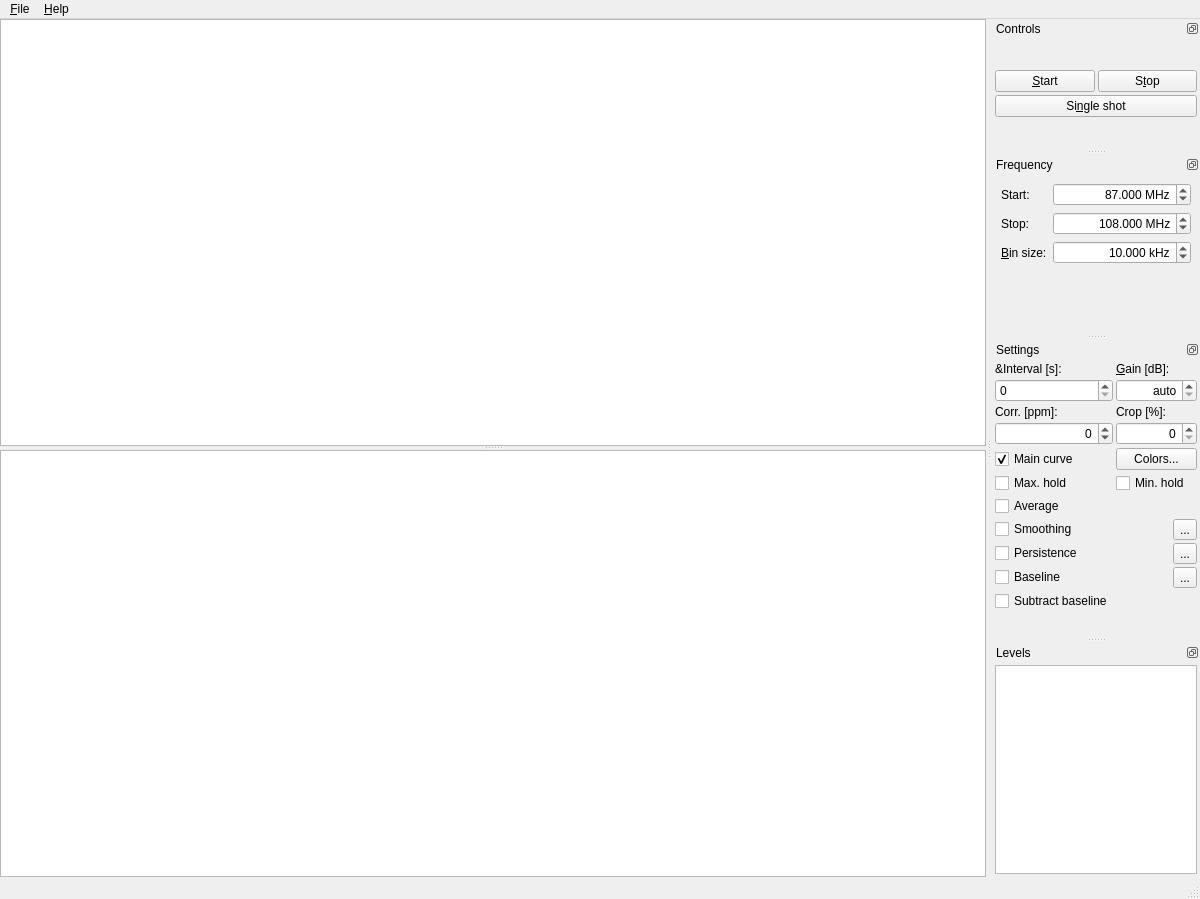
<?xml version="1.0" encoding="UTF-8"?>
<ui version="4.0">
 <class>QSpectrumAnalyzerMainWindow</class>
 <widget class="QMainWindow" name="QSpectrumAnalyzerMainWindow">
  <property name="geometry">
   <rect>
    <x>0</x>
    <y>0</y>
    <width>1200</width>
    <height>899</height>
   </rect>
  </property>
  <property name="windowTitle">
   <string>QSpectrumAnalyzer</string>
  </property>
  <widget class="QWidget" name="centralwidget">
   <layout class="QHBoxLayout" name="horizontalLayout">
    <property name="spacing">
     <number>0</number>
    </property>
    <property name="leftMargin">
     <number>0</number>
    </property>
    <property name="topMargin">
     <number>0</number>
    </property>
    <property name="rightMargin">
     <number>0</number>
    </property>
    <property name="bottomMargin">
     <number>0</number>
    </property>
    <item>
     <widget class="QSplitter" name="plotSplitter">
      <property name="sizePolicy">
       <sizepolicy hsizetype="Expanding" vsizetype="Expanding">
        <horstretch>0</horstretch>
        <verstretch>0</verstretch>
       </sizepolicy>
      </property>
      <property name="orientation">
       <enum>Qt::Vertical</enum>
      </property>
      <widget class="GraphicsLayoutWidget" name="mainPlotLayout">
       <property name="sizePolicy">
        <sizepolicy hsizetype="Expanding" vsizetype="Expanding">
         <horstretch>0</horstretch>
         <verstretch>0</verstretch>
        </sizepolicy>
       </property>
      </widget>
      <widget class="GraphicsLayoutWidget" name="waterfallPlotLayout">
       <property name="sizePolicy">
        <sizepolicy hsizetype="Expanding" vsizetype="Expanding">
         <horstretch>0</horstretch>
         <verstretch>0</verstretch>
        </sizepolicy>
       </property>
      </widget>
     </widget>
    </item>
   </layout>
  </widget>
  <widget class="QMenuBar" name="menubar">
   <property name="geometry">
    <rect>
     <x>0</x>
     <y>0</y>
     <width>1200</width>
     <height>30</height>
    </rect>
   </property>
   <widget class="QMenu" name="menu_File">
    <property name="title">
     <string>&amp;File</string>
    </property>
    <addaction name="action_Settings"/>
    <addaction name="separator"/>
    <addaction name="action_Quit"/>
   </widget>
   <widget class="QMenu" name="menu_Help">
    <property name="title">
     <string>&amp;Help</string>
    </property>
    <addaction name="action_About"/>
   </widget>
   <addaction name="menu_File"/>
   <addaction name="menu_Help"/>
  </widget>
  <widget class="QStatusBar" name="statusbar"/>
  <widget class="QDockWidget" name="controlsDockWidget">
   <property name="sizePolicy">
    <sizepolicy hsizetype="Preferred" vsizetype="Fixed">
     <horstretch>0</horstretch>
     <verstretch>0</verstretch>
    </sizepolicy>
   </property>
   <property name="minimumSize">
    <size>
     <width>190</width>
     <height>130</height>
    </size>
   </property>
   <property name="features">
    <set>QDockWidget::DockWidgetFloatable|QDockWidget::DockWidgetMovable</set>
   </property>
   <property name="windowTitle">
    <string>Controls</string>
   </property>
   <attribute name="dockWidgetArea">
    <number>2</number>
   </attribute>
   <widget class="QWidget" name="controlsDockWidgetContents">
    <property name="sizePolicy">
     <sizepolicy hsizetype="Preferred" vsizetype="Fixed">
      <horstretch>0</horstretch>
      <verstretch>0</verstretch>
     </sizepolicy>
    </property>
    <layout class="QGridLayout" name="gridLayout_2">
     <property name="leftMargin">
      <number>3</number>
     </property>
     <property name="topMargin">
      <number>3</number>
     </property>
     <property name="rightMargin">
      <number>3</number>
     </property>
     <property name="bottomMargin">
      <number>3</number>
     </property>
     <property name="spacing">
      <number>3</number>
     </property>
     <item row="1" column="0" colspan="2">
      <widget class="QPushButton" name="singleShotButton">
       <property name="text">
        <string>Si&amp;ngle shot</string>
       </property>
      </widget>
     </item>
     <item row="0" column="1">
      <widget class="QPushButton" name="stopButton">
       <property name="text">
        <string>S&amp;top</string>
       </property>
      </widget>
     </item>
     <item row="0" column="0">
      <widget class="QPushButton" name="startButton">
       <property name="text">
        <string>&amp;Start</string>
       </property>
      </widget>
     </item>
    </layout>
   </widget>
  </widget>
  <widget class="QDockWidget" name="frequencyDockWidget">
   <property name="sizePolicy">
    <sizepolicy hsizetype="Preferred" vsizetype="Minimum">
     <horstretch>0</horstretch>
     <verstretch>0</verstretch>
    </sizepolicy>
   </property>
   <property name="minimumSize">
    <size>
     <width>208</width>
     <height>166</height>
    </size>
   </property>
   <property name="features">
    <set>QDockWidget::DockWidgetFloatable|QDockWidget::DockWidgetMovable</set>
   </property>
   <property name="windowTitle">
    <string>Frequency</string>
   </property>
   <attribute name="dockWidgetArea">
    <number>2</number>
   </attribute>
   <widget class="QWidget" name="frequencyDockWidgetContents">
    <layout class="QFormLayout" name="formLayout">
     <property name="fieldGrowthPolicy">
      <enum>QFormLayout::ExpandingFieldsGrow</enum>
     </property>
     <item row="0" column="0">
      <widget class="QLabel" name="label_2">
       <property name="text">
        <string>Start:</string>
       </property>
       <property name="buddy">
        <cstring>startFreqSpinBox</cstring>
       </property>
      </widget>
     </item>
     <item row="0" column="1">
      <widget class="QDoubleSpinBox" name="startFreqSpinBox">
       <property name="sizePolicy">
        <sizepolicy hsizetype="Expanding" vsizetype="Fixed">
         <horstretch>0</horstretch>
         <verstretch>0</verstretch>
        </sizepolicy>
       </property>
       <property name="alignment">
        <set>Qt::AlignRight|Qt::AlignTrailing|Qt::AlignVCenter</set>
       </property>
       <property name="showGroupSeparator" stdset="0">
        <bool>true</bool>
       </property>
       <property name="suffix">
        <string> MHz</string>
       </property>
       <property name="decimals">
        <number>3</number>
       </property>
       <property name="minimum">
        <double>0.000000000000000</double>
       </property>
       <property name="maximum">
        <double>2200.000000000000000</double>
       </property>
       <property name="value">
        <double>87.000000000000000</double>
       </property>
      </widget>
     </item>
     <item row="1" column="0">
      <widget class="QLabel" name="label_3">
       <property name="text">
        <string>Stop:</string>
       </property>
       <property name="buddy">
        <cstring>stopFreqSpinBox</cstring>
       </property>
      </widget>
     </item>
     <item row="1" column="1">
      <widget class="QDoubleSpinBox" name="stopFreqSpinBox">
       <property name="sizePolicy">
        <sizepolicy hsizetype="Expanding" vsizetype="Fixed">
         <horstretch>0</horstretch>
         <verstretch>0</verstretch>
        </sizepolicy>
       </property>
       <property name="alignment">
        <set>Qt::AlignRight|Qt::AlignTrailing|Qt::AlignVCenter</set>
       </property>
       <property name="showGroupSeparator" stdset="0">
        <bool>true</bool>
       </property>
       <property name="suffix">
        <string> MHz</string>
       </property>
       <property name="decimals">
        <number>3</number>
       </property>
       <property name="minimum">
        <double>0.000000000000000</double>
       </property>
       <property name="maximum">
        <double>2200.000000000000000</double>
       </property>
       <property name="value">
        <double>108.000000000000000</double>
       </property>
      </widget>
     </item>
     <item row="2" column="0">
      <widget class="QLabel" name="label">
       <property name="text">
        <string>&amp;Bin size:</string>
       </property>
       <property name="buddy">
        <cstring>binSizeSpinBox</cstring>
       </property>
      </widget>
     </item>
     <item row="2" column="1">
      <widget class="QDoubleSpinBox" name="binSizeSpinBox">
       <property name="sizePolicy">
        <sizepolicy hsizetype="Expanding" vsizetype="Fixed">
         <horstretch>0</horstretch>
         <verstretch>0</verstretch>
        </sizepolicy>
       </property>
       <property name="alignment">
        <set>Qt::AlignRight|Qt::AlignTrailing|Qt::AlignVCenter</set>
       </property>
       <property name="showGroupSeparator" stdset="0">
        <bool>true</bool>
       </property>
       <property name="suffix">
        <string> kHz</string>
       </property>
       <property name="decimals">
        <number>3</number>
       </property>
       <property name="minimum">
        <double>0.000000000000000</double>
       </property>
       <property name="maximum">
        <double>10000.000000000000000</double>
       </property>
       <property name="value">
        <double>10.000000000000000</double>
       </property>
      </widget>
     </item>
     <item row="3" column="0" colspan="2">
      <spacer name="verticalSpacer_3">
       <property name="orientation">
        <enum>Qt::Vertical</enum>
       </property>
       <property name="sizeHint" stdset="0">
        <size>
         <width>20</width>
         <height>0</height>
        </size>
       </property>
      </spacer>
     </item>
    </layout>
   </widget>
  </widget>
  <widget class="QDockWidget" name="settingsDockWidget">
   <property name="sizePolicy">
    <sizepolicy hsizetype="Preferred" vsizetype="Expanding">
     <horstretch>0</horstretch>
     <verstretch>0</verstretch>
    </sizepolicy>
   </property>
   <property name="features">
    <set>QDockWidget::DockWidgetFloatable|QDockWidget::DockWidgetMovable</set>
   </property>
   <property name="windowTitle">
    <string>Settings</string>
   </property>
   <attribute name="dockWidgetArea">
    <number>2</number>
   </attribute>
   <widget class="QWidget" name="settingsDockWidgetContents">
    <layout class="QGridLayout" name="gridLayout">
     <property name="leftMargin">
      <number>3</number>
     </property>
     <property name="topMargin">
      <number>3</number>
     </property>
     <property name="rightMargin">
      <number>3</number>
     </property>
     <property name="bottomMargin">
      <number>3</number>
     </property>
     <property name="spacing">
      <number>3</number>
     </property>
     <item row="6" column="0">
      <widget class="QCheckBox" name="peakHoldMaxCheckBox">
       <property name="text">
        <string>Max. hold</string>
       </property>
      </widget>
     </item>
     <item row="12" column="0">
      <spacer name="verticalSpacer_2">
       <property name="orientation">
        <enum>Qt::Vertical</enum>
       </property>
       <property name="sizeHint" stdset="0">
        <size>
         <width>20</width>
         <height>1</height>
        </size>
       </property>
      </spacer>
     </item>
     <item row="8" column="0">
      <widget class="QCheckBox" name="smoothCheckBox">
       <property name="text">
        <string>Smoothing</string>
       </property>
      </widget>
     </item>
     <item row="4" column="1" colspan="2">
      <widget class="QSpinBox" name="cropSpinBox">
       <property name="alignment">
        <set>Qt::AlignRight|Qt::AlignTrailing|Qt::AlignVCenter</set>
       </property>
      </widget>
     </item>
     <item row="3" column="0">
      <widget class="QLabel" name="label_5">
       <property name="text">
        <string>Corr. [ppm]:</string>
       </property>
       <property name="buddy">
        <cstring>ppmSpinBox</cstring>
       </property>
      </widget>
     </item>
     <item row="1" column="1" colspan="2">
      <widget class="QDoubleSpinBox" name="gainSpinBox">
       <property name="alignment">
        <set>Qt::AlignRight|Qt::AlignTrailing|Qt::AlignVCenter</set>
       </property>
       <property name="specialValueText">
        <string>auto</string>
       </property>
       <property name="decimals">
        <number>1</number>
       </property>
       <property name="minimum">
        <double>-1.000000000000000</double>
       </property>
       <property name="maximum">
        <double>999.000000000000000</double>
       </property>
       <property name="singleStep">
        <double>1.000000000000000</double>
       </property>
       <property name="value">
        <double>-1.000000000000000</double>
       </property>
      </widget>
     </item>
     <item row="5" column="1" colspan="2">
      <widget class="QPushButton" name="colorsButton">
       <property name="text">
        <string>Colors...</string>
       </property>
      </widget>
     </item>
     <item row="6" column="1" colspan="2">
      <widget class="QCheckBox" name="peakHoldMinCheckBox">
       <property name="text">
        <string>Min. hold</string>
       </property>
      </widget>
     </item>
     <item row="10" column="2">
      <widget class="QToolButton" name="baselineButton">
       <property name="text">
        <string>...</string>
       </property>
       <property name="autoRaise">
        <bool>false</bool>
       </property>
      </widget>
     </item>
     <item row="8" column="2">
      <widget class="QToolButton" name="smoothButton">
       <property name="text">
        <string>...</string>
       </property>
       <property name="iconSize">
        <size>
         <width>16</width>
         <height>16</height>
        </size>
       </property>
       <property name="autoRaise">
        <bool>false</bool>
       </property>
      </widget>
     </item>
     <item row="9" column="2">
      <widget class="QToolButton" name="persistenceButton">
       <property name="text">
        <string>...</string>
       </property>
       <property name="autoRaise">
        <bool>false</bool>
       </property>
      </widget>
     </item>
     <item row="9" column="0">
      <widget class="QCheckBox" name="persistenceCheckBox">
       <property name="text">
        <string>Persistence</string>
       </property>
      </widget>
     </item>
     <item row="10" column="0">
      <widget class="QCheckBox" name="baselineCheckBox">
       <property name="text">
        <string>Baseline</string>
       </property>
      </widget>
     </item>
     <item row="7" column="0">
      <widget class="QCheckBox" name="averageCheckBox">
       <property name="text">
        <string>Average</string>
       </property>
      </widget>
     </item>
     <item row="0" column="0">
      <widget class="QLabel" name="label_4">
       <property name="text">
        <string>&amp;Interval [s]:</string>
       </property>
      </widget>
     </item>
     <item row="3" column="1">
      <widget class="QLabel" name="label_7">
       <property name="text">
        <string>Crop [%]:</string>
       </property>
       <property name="buddy">
        <cstring>cropSpinBox</cstring>
       </property>
      </widget>
     </item>
     <item row="5" column="0">
      <widget class="QCheckBox" name="mainCurveCheckBox">
       <property name="text">
        <string>Main curve</string>
       </property>
       <property name="checked">
        <bool>true</bool>
       </property>
      </widget>
     </item>
     <item row="11" column="0">
      <widget class="QCheckBox" name="subtractBaselineCheckBox">
       <property name="text">
        <string>Subtract baseline</string>
       </property>
      </widget>
     </item>
     <item row="4" column="0">
      <widget class="QSpinBox" name="ppmSpinBox">
       <property name="alignment">
        <set>Qt::AlignRight|Qt::AlignTrailing|Qt::AlignVCenter</set>
       </property>
       <property name="minimum">
        <number>-999</number>
       </property>
       <property name="maximum">
        <number>999</number>
       </property>
      </widget>
     </item>
     <item row="0" column="1">
      <widget class="QLabel" name="label_6">
       <property name="text">
        <string>&amp;Gain [dB]:</string>
       </property>
       <property name="buddy">
        <cstring>gainSpinBox</cstring>
       </property>
      </widget>
     </item>
     <item row="1" column="0">
      <widget class="QSpinBox" name="intervalSpinBox">
       <property name="maximum">
        <number>999</number>
       </property>
      </widget>
     </item>
    </layout>
   </widget>
  </widget>
  <widget class="QDockWidget" name="levelsDockWidget">
   <property name="sizePolicy">
    <sizepolicy hsizetype="Preferred" vsizetype="Expanding">
     <horstretch>0</horstretch>
     <verstretch>0</verstretch>
    </sizepolicy>
   </property>
   <property name="features">
    <set>QDockWidget::DockWidgetFloatable|QDockWidget::DockWidgetMovable</set>
   </property>
   <property name="windowTitle">
    <string>Levels</string>
   </property>
   <attribute name="dockWidgetArea">
    <number>2</number>
   </attribute>
   <widget class="QWidget" name="levelsDockWidgetContents">
    <layout class="QVBoxLayout" name="verticalLayout_6" stretch="0">
     <property name="spacing">
      <number>3</number>
     </property>
     <property name="leftMargin">
      <number>3</number>
     </property>
     <property name="topMargin">
      <number>3</number>
     </property>
     <property name="rightMargin">
      <number>3</number>
     </property>
     <property name="bottomMargin">
      <number>3</number>
     </property>
     <item>
      <widget class="GraphicsLayoutWidget" name="histogramPlotLayout">
       <property name="sizePolicy">
        <sizepolicy hsizetype="Ignored" vsizetype="Expanding">
         <horstretch>0</horstretch>
         <verstretch>0</verstretch>
        </sizepolicy>
       </property>
      </widget>
     </item>
    </layout>
   </widget>
  </widget>
  <action name="action_Settings">
   <property name="text">
    <string>&amp;Settings...</string>
   </property>
  </action>
  <action name="action_Quit">
   <property name="text">
    <string>&amp;Quit</string>
   </property>
   <property name="shortcut">
    <string>Ctrl+Q</string>
   </property>
  </action>
  <action name="action_About">
   <property name="text">
    <string>&amp;About</string>
   </property>
  </action>
 </widget>
 <customwidgets>
  <customwidget>
   <class>GraphicsLayoutWidget</class>
   <extends>QGraphicsView</extends>
   <header>pyqtgraph</header>
  </customwidget>
 </customwidgets>
 <tabstops>
  <tabstop>startButton</tabstop>
  <tabstop>stopButton</tabstop>
  <tabstop>singleShotButton</tabstop>
  <tabstop>startFreqSpinBox</tabstop>
  <tabstop>stopFreqSpinBox</tabstop>
  <tabstop>binSizeSpinBox</tabstop>
  <tabstop>gainSpinBox</tabstop>
  <tabstop>ppmSpinBox</tabstop>
  <tabstop>cropSpinBox</tabstop>
  <tabstop>mainCurveCheckBox</tabstop>
  <tabstop>colorsButton</tabstop>
  <tabstop>peakHoldMaxCheckBox</tabstop>
  <tabstop>peakHoldMinCheckBox</tabstop>
  <tabstop>averageCheckBox</tabstop>
  <tabstop>smoothCheckBox</tabstop>
  <tabstop>smoothButton</tabstop>
  <tabstop>persistenceCheckBox</tabstop>
  <tabstop>persistenceButton</tabstop>
  <tabstop>baselineCheckBox</tabstop>
  <tabstop>baselineButton</tabstop>
  <tabstop>subtractBaselineCheckBox</tabstop>
  <tabstop>histogramPlotLayout</tabstop>
  <tabstop>mainPlotLayout</tabstop>
  <tabstop>waterfallPlotLayout</tabstop>
 </tabstops>
 <resources/>
 <connections/>
</ui>
